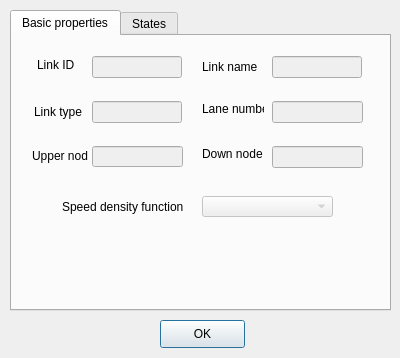
<ui version="4.0" >
 <class>NodeDlg</class>
 <widget class="QDialog" name="NodeDlg" >
  <property name="geometry" >
   <rect>
    <x>0</x>
    <y>0</y>
    <width>400</width>
    <height>358</height>
   </rect>
  </property>
  <property name="windowTitle" >
   <string>Node explore</string>
  </property>
  <property name="windowIcon" >
   <iconset resource="../canvas_qt4.qrc" >:/images/file_explore.png</iconset>
  </property>
  <widget class="QPushButton" name="pushButton" >
   <property name="geometry" >
    <rect>
     <x>160</x>
     <y>320</y>
     <width>85</width>
     <height>28</height>
    </rect>
   </property>
   <property name="text" >
    <string>OK</string>
   </property>
  </widget>
  <widget class="QTabWidget" name="tabWidget" >
   <property name="geometry" >
    <rect>
     <x>10</x>
     <y>10</y>
     <width>381</width>
     <height>301</height>
    </rect>
   </property>
   <property name="currentIndex" >
    <number>0</number>
   </property>
   <widget class="QWidget" name="tab1" >
    <attribute name="title" >
     <string>Basic properties</string>
    </attribute>
    <widget class="QLabel" name="label" >
     <property name="geometry" >
      <rect>
       <x>25</x>
       <y>22</y>
       <width>46</width>
       <height>14</height>
      </rect>
     </property>
     <property name="text" >
      <string>Link ID</string>
     </property>
    </widget>
    <widget class="QLabel" name="label_2" >
     <property name="geometry" >
      <rect>
       <x>190</x>
       <y>20</y>
       <width>61</width>
       <height>21</height>
      </rect>
     </property>
     <property name="text" >
      <string>Link name</string>
     </property>
    </widget>
    <widget class="QLabel" name="label_3" >
     <property name="geometry" >
      <rect>
       <x>20</x>
       <y>110</y>
       <width>56</width>
       <height>20</height>
      </rect>
     </property>
     <property name="text" >
      <string>Upper node</string>
     </property>
    </widget>
    <widget class="QLabel" name="label_5" >
     <property name="geometry" >
      <rect>
       <x>190</x>
       <y>110</y>
       <width>61</width>
       <height>16</height>
      </rect>
     </property>
     <property name="text" >
      <string>Down node</string>
     </property>
    </widget>
    <widget class="QLabel" name="label_4" >
     <property name="geometry" >
      <rect>
       <x>190</x>
       <y>65</y>
       <width>62</width>
       <height>16</height>
      </rect>
     </property>
     <property name="text" >
      <string>Lane number</string>
     </property>
    </widget>
    <widget class="QLabel" name="label_7" >
     <property name="geometry" >
      <rect>
       <x>22</x>
       <y>65</y>
       <width>51</width>
       <height>21</height>
      </rect>
     </property>
     <property name="text" >
      <string>Link type</string>
     </property>
    </widget>
    <widget class="QLabel" name="label_6" >
     <property name="geometry" >
      <rect>
       <x>50</x>
       <y>160</y>
       <width>121</width>
       <height>21</height>
      </rect>
     </property>
     <property name="text" >
      <string>Speed density function</string>
     </property>
    </widget>
    <widget class="QComboBox" name="spddenComb" >
     <property name="enabled" >
      <bool>false</bool>
     </property>
     <property name="geometry" >
      <rect>
       <x>190</x>
       <y>160</y>
       <width>131</width>
       <height>21</height>
      </rect>
     </property>
    </widget>
    <widget class="QLineEdit" name="linkIDtext" >
     <property name="enabled" >
      <bool>false</bool>
     </property>
     <property name="geometry" >
      <rect>
       <x>80</x>
       <y>20</y>
       <width>90</width>
       <height>22</height>
      </rect>
     </property>
     <property name="text" >
      <string/>
     </property>
    </widget>
    <widget class="QLineEdit" name="linktypeText" >
     <property name="enabled" >
      <bool>false</bool>
     </property>
     <property name="geometry" >
      <rect>
       <x>80</x>
       <y>65</y>
       <width>90</width>
       <height>22</height>
      </rect>
     </property>
     <property name="text" >
      <string/>
     </property>
    </widget>
    <widget class="QLineEdit" name="upnodeText" >
     <property name="enabled" >
      <bool>false</bool>
     </property>
     <property name="geometry" >
      <rect>
       <x>80</x>
       <y>110</y>
       <width>91</width>
       <height>21</height>
      </rect>
     </property>
     <property name="text" >
      <string/>
     </property>
    </widget>
    <widget class="QLineEdit" name="linkNameText" >
     <property name="enabled" >
      <bool>false</bool>
     </property>
     <property name="geometry" >
      <rect>
       <x>260</x>
       <y>20</y>
       <width>90</width>
       <height>22</height>
      </rect>
     </property>
     <property name="text" >
      <string/>
     </property>
    </widget>
    <widget class="QLineEdit" name="downnodeText" >
     <property name="enabled" >
      <bool>false</bool>
     </property>
     <property name="geometry" >
      <rect>
       <x>260</x>
       <y>110</y>
       <width>91</width>
       <height>22</height>
      </rect>
     </property>
     <property name="text" >
      <string/>
     </property>
    </widget>
    <widget class="QLineEdit" name="landNumtext" >
     <property name="enabled" >
      <bool>false</bool>
     </property>
     <property name="geometry" >
      <rect>
       <x>260</x>
       <y>65</y>
       <width>91</width>
       <height>22</height>
      </rect>
     </property>
     <property name="text" >
      <string/>
     </property>
    </widget>
   </widget>
   <widget class="QWidget" name="tab2" >
    <attribute name="title" >
     <string>States</string>
    </attribute>
   </widget>
  </widget>
 </widget>
 <resources>
  <include location="../canvas_qt4.qrc" />
 </resources>
 <connections/>
</ui>
